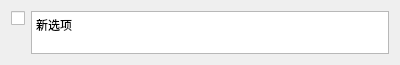
<?xml version="1.0" encoding="UTF-8"?>
<ui version="4.0">
 <class>Form</class>
 <widget class="QWidget" name="Form">
  <property name="geometry">
   <rect>
    <x>0</x>
    <y>0</y>
    <width>400</width>
    <height>65</height>
   </rect>
  </property>
  <property name="sizePolicy">
   <sizepolicy hsizetype="Preferred" vsizetype="Minimum">
    <horstretch>0</horstretch>
    <verstretch>0</verstretch>
   </sizepolicy>
  </property>
  <property name="minimumSize">
   <size>
    <width>0</width>
    <height>30</height>
   </size>
  </property>
  <property name="maximumSize">
   <size>
    <width>16777215</width>
    <height>122</height>
   </size>
  </property>
  <property name="sizeIncrement">
   <size>
    <width>0</width>
    <height>30</height>
   </size>
  </property>
  <property name="baseSize">
   <size>
    <width>0</width>
    <height>30</height>
   </size>
  </property>
  <property name="windowTitle">
   <string>Form</string>
  </property>
  <layout class="QHBoxLayout" name="horizontalLayout">
   <item alignment="Qt::AlignTop">
    <widget class="QCheckBox" name="selectButton">
     <property name="text">
      <string/>
     </property>
    </widget>
   </item>
   <item alignment="Qt::AlignTop">
    <widget class="QTextEdit" name="textEdit">
     <property name="sizePolicy">
      <sizepolicy hsizetype="Expanding" vsizetype="Minimum">
       <horstretch>0</horstretch>
       <verstretch>0</verstretch>
      </sizepolicy>
     </property>
     <property name="minimumSize">
      <size>
       <width>0</width>
       <height>30</height>
      </size>
     </property>
     <property name="maximumSize">
      <size>
       <width>16777215</width>
       <height>100</height>
      </size>
     </property>
     <property name="sizeIncrement">
      <size>
       <width>0</width>
       <height>30</height>
      </size>
     </property>
     <property name="baseSize">
      <size>
       <width>0</width>
       <height>30</height>
      </size>
     </property>
     <property name="horizontalScrollBarPolicy">
      <enum>Qt::ScrollBarAlwaysOff</enum>
     </property>
     <property name="sizeAdjustPolicy">
      <enum>QAbstractScrollArea::AdjustIgnored</enum>
     </property>
     <property name="html">
      <string>&lt;!DOCTYPE HTML PUBLIC &quot;-//W3C//DTD HTML 4.0//EN&quot; &quot;http://www.w3.org/TR/REC-html40/strict.dtd&quot;&gt;
&lt;html&gt;&lt;head&gt;&lt;meta name=&quot;qrichtext&quot; content=&quot;1&quot; /&gt;&lt;style type=&quot;text/css&quot;&gt;
p, li { white-space: pre-wrap; }
&lt;/style&gt;&lt;/head&gt;&lt;body style=&quot; font-family:'SimSun'; font-size:9pt; font-weight:400; font-style:normal;&quot;&gt;
&lt;p style=&quot; margin-top:0px; margin-bottom:0px; margin-left:0px; margin-right:0px; -qt-block-indent:0; text-indent:0px;&quot;&gt;新选项&lt;/p&gt;&lt;/body&gt;&lt;/html&gt;</string>
     </property>
    </widget>
   </item>
  </layout>
 </widget>
 <resources/>
 <connections/>
</ui>
